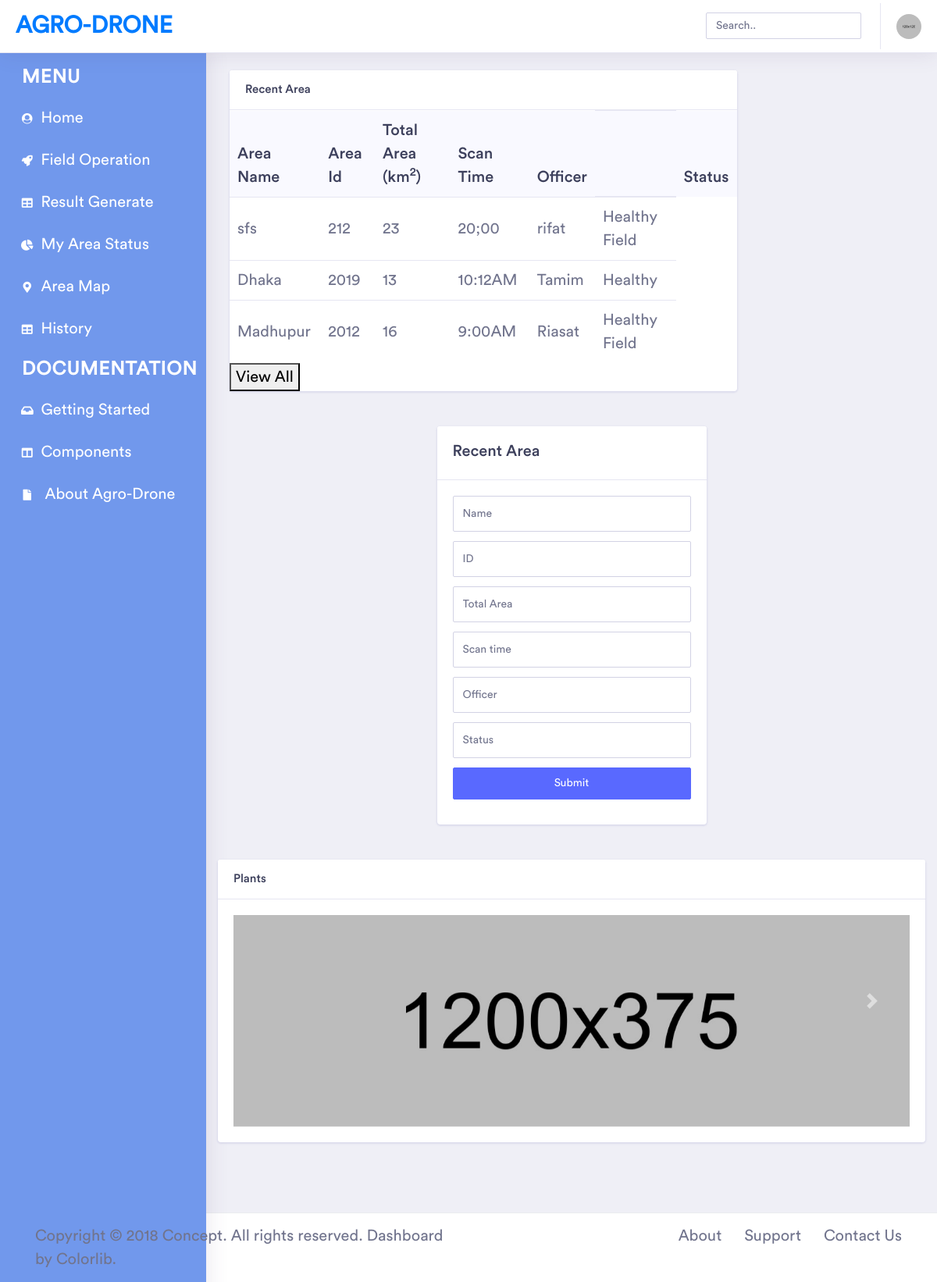
The page /show_status on the database its author committed.
### tables this page shows
CREATE TABLE "agri_status" (
	"Area_name"	TEXT,
	"Area_ID"	TEXT,
	"Total_area"	TEXT,
	"Scan_time"	TEXT,
	"Officer"	TEXT,
	"Status"	TEXT,
	PRIMARY KEY("Area_ID")
);

### app.py (the view)
@app.route('/show_status', methods=['POST', 'GET'])
def show_status():
    rows = index_show()
    return render_template("area_status.html",rows=rows)

### app.py (called while the page is built)
def index_show():
    conn = sqlite3.connect('./agro_drone.db')
    conn.row_factory = sqlite3.Row
    cursor = conn.cursor()
    cursor.execute("SELECT * FROM agri_status")
    results = cursor.fetchall()
    return results

### templates/area_status.html (shortened to what this page needs)
<!doctype html>
<html lang="en">
<head>
    <link rel="stylesheet" href="../assets/vendor/bootstrap/css/bootstrap.min.css">
    <link href="../assets/vendor/fonts/circular-std/style.css" rel="stylesheet">
    <link rel="stylesheet" href="../assets/libs/css/style.css">
    <link rel="stylesheet" href="../assets/vendor/fonts/fontawesome/css/fontawesome-all.css">
    <link href="../assets/vendor/fonts/circular-std/style.css" rel="stylesheet">
</head>
<body>
    <div class="dashboard-main-wrapper">
        {%include 'includes/navbar.html' %}
        {%include 'includes/sidebar.html' %}
        <div class="dashboard-wrapper">
            <div class="container-fluid dashboard-content">
                <div class="row">
                        <div class="col-xl-9 col-lg-12 col-md-6 col-sm-12 col-12">
                            <div class="card">
                                <h5 class="card-header">Recent Area</h5>
                                <div class="card-body p-0">
                                    <div class="table-responsive">
                                        <form action="/show_status" METHOD="POST">
                                        <table class="table">
                                            <thead class="bg-light">
                                                <tr class="border-0">
                                                    <th class="border-0">Area Name</th>
                                                    <th class="border-0">Area Id</th>
                                                    <th class="border-0">Total Area (km<sup>2</sup>)</th>
                                                    <th class="border-0">Scan Time</th>
                                                    <th class="border-0">Officer<th>
                                                    <th class="border-0">Status</th>
                                                </tr>
                                            </thead>
                                            <tbody>
                                                {% for row in rows %}
                                                <tr>
                                                    <td>{{ row['Area_name'] }}</td>
                                                    <td>{{ row['Area_ID'] }}</td>
                                                    <td>{{ row['Total_area'] }}</td>
                                                    <td>{{ row['Scan_time'] }}</td>
                                                    <td>{{ row['Officer'] }}</td>
                                                    <td>{{ row['Status'] }}</td>
                                                </tr>
                                              {% endfor %}
                                            </tbody>
                                        </table>
                                        <button type="submit" , class="viewall-button" name="save" , value="save">View All</button>
                                        </form>
                                    </div>
                                </div>
                            </div>
                        </div>
                          <form class="splash-container" action="/get_status" method="POST">
                            <div class="card">
                                <div class="card-header">
                                    <h3 class="mb-1">Recent Area</h3>
                                </div>
                                <div class="card-body">
                                    <div class="form-group">
                                        <input class="form-control form-control-lg" type="text" name="name" required="" placeholder="Name" autocomplete="off">
                                    </div>
                                    <div class="form-group">
                                        <input class="form-control form-control-lg" type="text" name="id" required="" placeholder="ID" autocomplete="off">
                                    </div>
                                    <div class="form-group">
                                        <input class="form-control form-control-lg" type="text" name="totalarea" required="" placeholder="Total Area" autocomplete="off">
                                    </div>
                                    <div class="form-group">
                                        <input class="form-control form-control-lg" name="scantime" type="text" required="" placeholder="Scan time">
                                    </div>
                                    <div class="form-group">
                                        <input class="form-control form-control-lg" name="officer" type="text" required="" placeholder="Officer">
                                    </div>
                                    <div class="form-group">
                                        <input class="form-control form-control-lg" name="status" type="text" required="" placeholder="Status">
                                    </div>
                                    <div class="form-group">
                                        <input type="submit" class="btn btn-block btn-primary" value="Submit">
                                    </div>
                                </div>
                            </div>
                        </form>
                        <div class="card">
                            <h5 class="card-header">Plants</h5>
                            <div class="card-body">
                                <div id="carouselExampleControls" class="carousel slide" data-ride="carousel">
                                    <div class="carousel-inner">
                                        <div class="carousel-item active">
                                            <img class="d-block w-100" src="../assets/images/card-img-1.jpg" alt="First slide">
                                        </div>
                                    </div>
                                </div>
                                <a class="carousel-control-next" href="#carouselExampleControls" role="button"
                                    data-slide="next">
                                    <span class="carousel-control-next-icon" aria-hidden="true"></span>
                                    <span class="sr-only">Next</span> </a>
                            </div>
                        </div>
                    </div>
                </div>
            </div>
        </div>
        {% include 'includes/footer.html' %}
</body>
</html>

### templates/includes/navbar.html (shortened to what this page needs)
<div class="dashboard-header">
    <nav class="navbar navbar-expand-lg bg-white fixed-top">
        <a class="navbar-brand" href="/">Agro-Drone</a>
        <div class="collapse navbar-collapse " id="navbarSupportedContent">
            <ul class="navbar-nav ml-auto navbar-right-top">
                <li class="nav-item">
                    <div id="custom-search" class="top-search-bar">
                        <input class="form-control" type="text" placeholder="Search..">
                    </div>
                </li>
                <li class="nav-item dropdown nav-user">
                    <a class="nav-link nav-user-img" href="#" id="navbarDropdownMenuLink2" data-toggle="dropdown" aria-haspopup="true" aria-expanded="false"><img src="assets/images/avatar-1.jpg" alt="" class="user-avatar-md rounded-circle"></a>
                </li>
            </ul>
        </div>
    </nav>
</div>

### templates/includes/sidebar.html (shortened to what this page needs)
<div class="nav-left-sidebar sidebar-dark">
    <div class="menu-list">
        <nav class="navbar navbar-expand-lg navbar-light">
            <div class="collapse navbar-collapse" id="navbarNav">
                <ul class="navbar-nav flex-column">
                    <li class="nav-divider">
                        Menu
                    </li>
                    <li class="nav-item ">
                        <a class="nav-link" href="/" aria-expanded="false" data-target="#submenu-1" aria-controls="submenu-1"><i class="fa fa-fw fa-user-circle"></i>Home</a>
                    </li>
                    <li class="nav-item">
                        <a class="nav-link" href="/field-operation" aria-expanded="false" data-target="#submenu-2" aria-controls="submenu-2"><i class="fa fa-fw fa-rocket"></i>Field Operation</a>
                    </li>
                    <li class="nav-item">
                        <a class="nav-link" href="/analysis" aria-expanded="false" data-target="#submenu-5" aria-controls="submenu-5"><i class="fas fa-fw fa-table"></i>Result Generate</a>
                    </li>
                    <li class="nav-item">
                        <a class="nav-link" href="/area-status" aria-expanded="false" data-target="#submenu-3" aria-controls="submenu-3"><i class="fas fa-fw fa-chart-pie"></i>My Area Status</a>
                    </li>
                    <li class="nav-item ">
                        <a class="nav-link" href="/area-map" aria-expanded="false" data-target="#submenu-4" aria-controls="submenu-4"><i class="fas fa-fw fa-map-marker-alt"></i>Area Map</a>
                    </li>
                    <li class="nav-item">
                        <a class="nav-link" href="/history" aria-expanded="false" data-target="#submenu-5" aria-controls="submenu-5"><i class="fas fa-fw fa-table"></i>History</a>
                    </li>
                    <li class="nav-divider">
                        Documentation
                    </li>
                    <li class="nav-item">
                        <a class="nav-link" href="#" aria-expanded="false" data-target="#submenu-7" aria-controls="submenu-7"><i class="fas fa-fw fa-inbox"></i>Getting Started</a>
                    </li>
                    <li class="nav-item">
                        <a class="nav-link" href="#" aria-expanded="false" data-target="#submenu-8" aria-controls="submenu-8"><i class="fas fa-fw fa-columns"></i>Components</a>
                    </li>
                    <li class="nav-item">
                        <a class="nav-link" href="#" aria-expanded="false" data-target="#submenu-6" aria-controls="submenu-6"><i class="fas fa-fw fa-file"></i> About Agro-Drone </a>
                    </li>
                </ul>
            </div>
        </nav>
    </div>
</div>

### templates/includes/footer.html
<div class="footer">
    <div class="container-fluid">
        <div class="row">
            <div class="col-xl-6 col-lg-6 col-md-6 col-sm-12 col-12">
                 Copyright © 2018 Concept. All rights reserved. Dashboard by <a href="https://colorlib.com/wp/">Colorlib</a>.
            </div>
            <div class="col-xl-6 col-lg-6 col-md-6 col-sm-12 col-12">
                <div class="text-md-right footer-links d-none d-sm-block">
                    <a href="javascript: void(0);">About</a>
                    <a href="javascript: void(0);">Support</a>
                    <a href="javascript: void(0);">Contact Us</a>
                </div>
            </div>
        </div>
    </div>
</div>

### rows shown on the page
agri_status: Area_name "sfs", Area_ID "212", Total_area "23", Scan_time "20;00", Officer "rifat", Status "Healthy Field"
agri_status: Area_name "Dhaka", Area_ID "2019", Total_area "13", Scan_time "10:12AM", Officer "Tamim", Status "Healthy"
agri_status: Area_name "Madhupur", Area_ID "2012", Total_area "16", Scan_time "9:00AM", Officer "Riasat", Status "Healthy Field"
